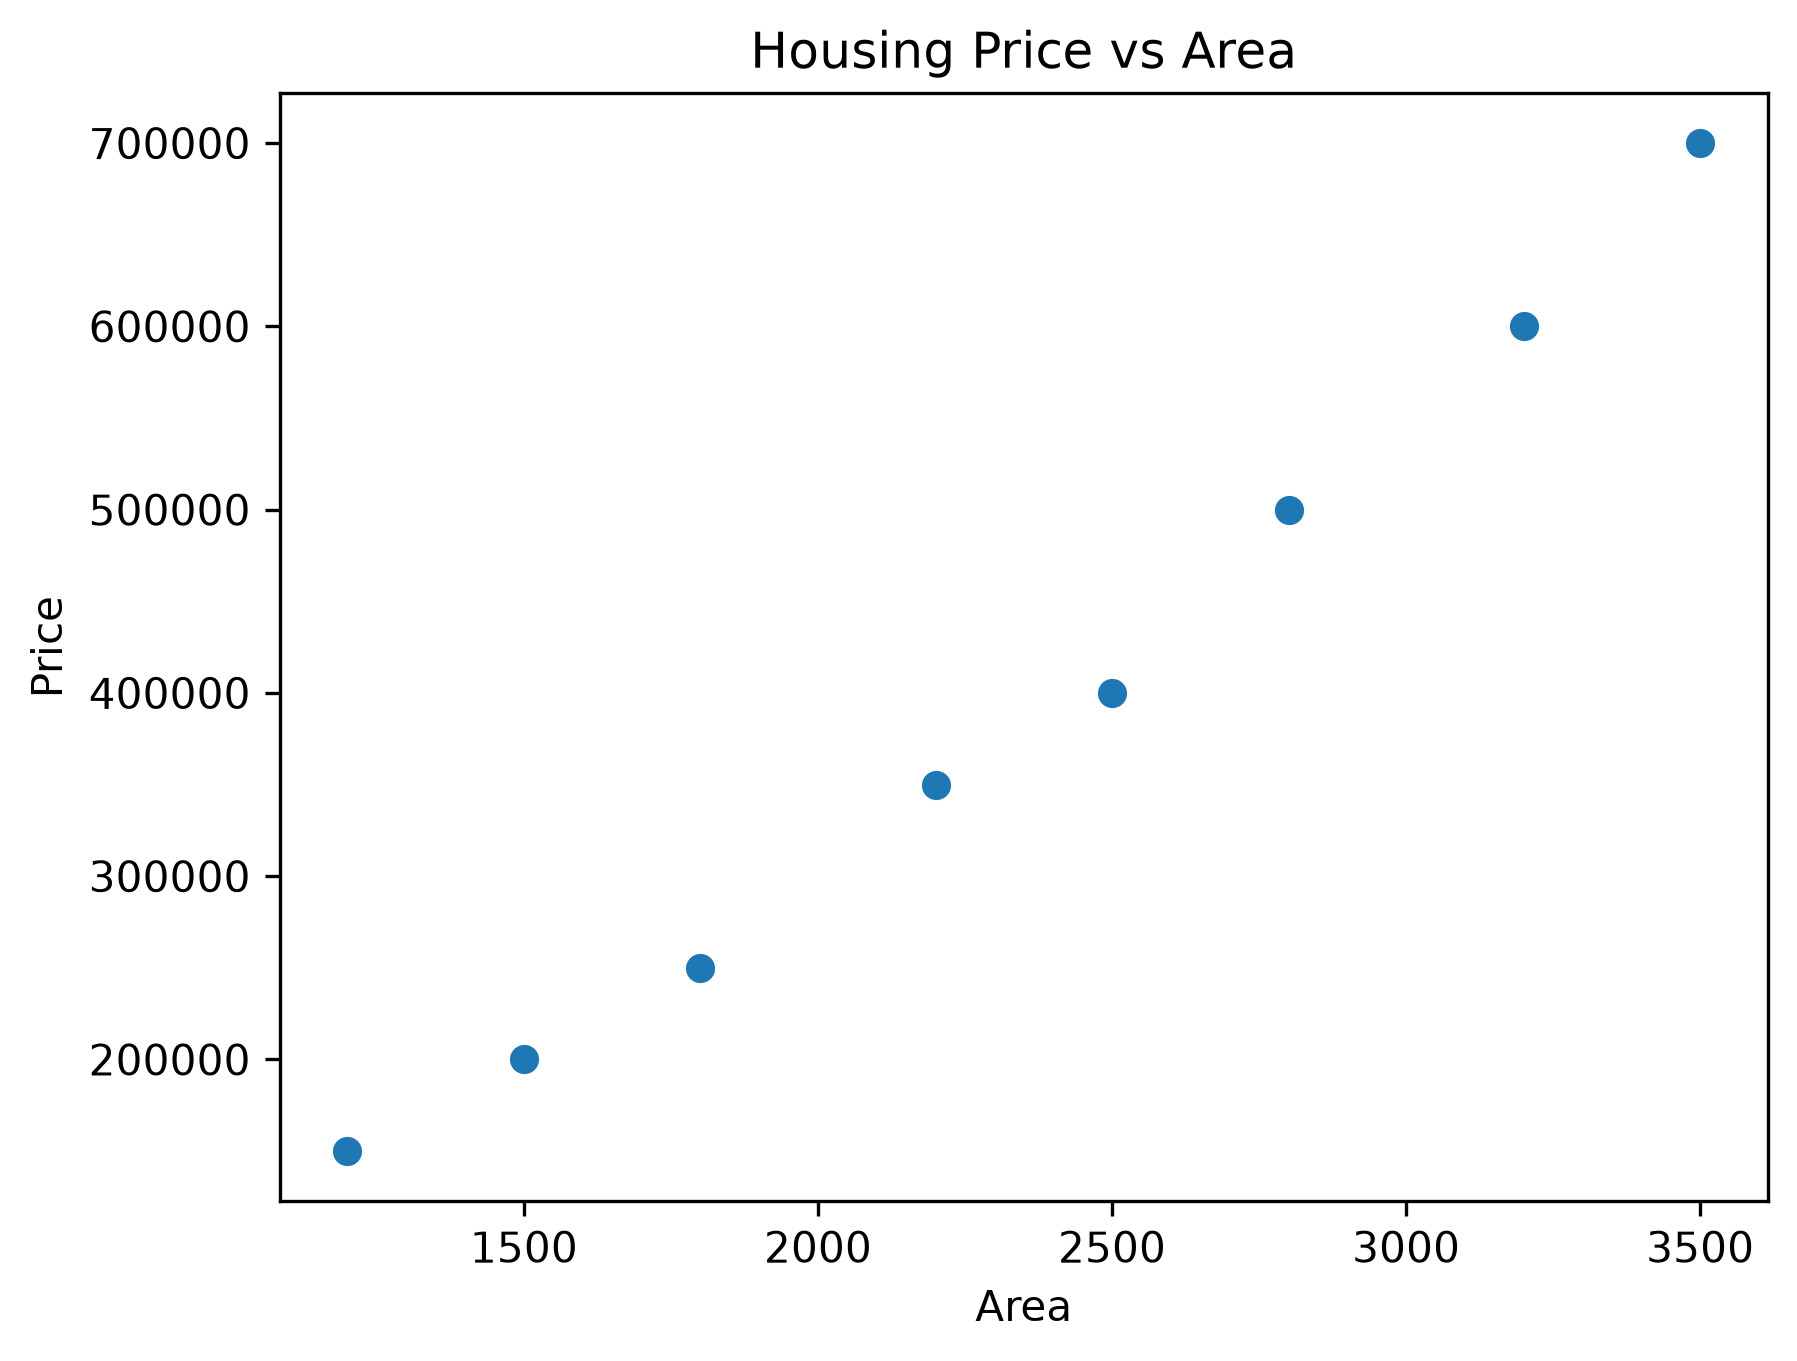

Reproduce this figure in Python.
import matplotlib
matplotlib.use('Agg')  # no window, saves image

import pandas as pd
import matplotlib.pyplot as plt

# Load data
df = pd.read_csv("Housing.csv")

# Create plot
plt.figure()
plt.scatter(df["area"], df["price"])

plt.xlabel("Area")
plt.ylabel("Price")
plt.title("Housing Price vs Area")

# Save graph
plt.savefig("graph.png", dpi=300, bbox_inches='tight')

print("Graph saved as graph.png")
